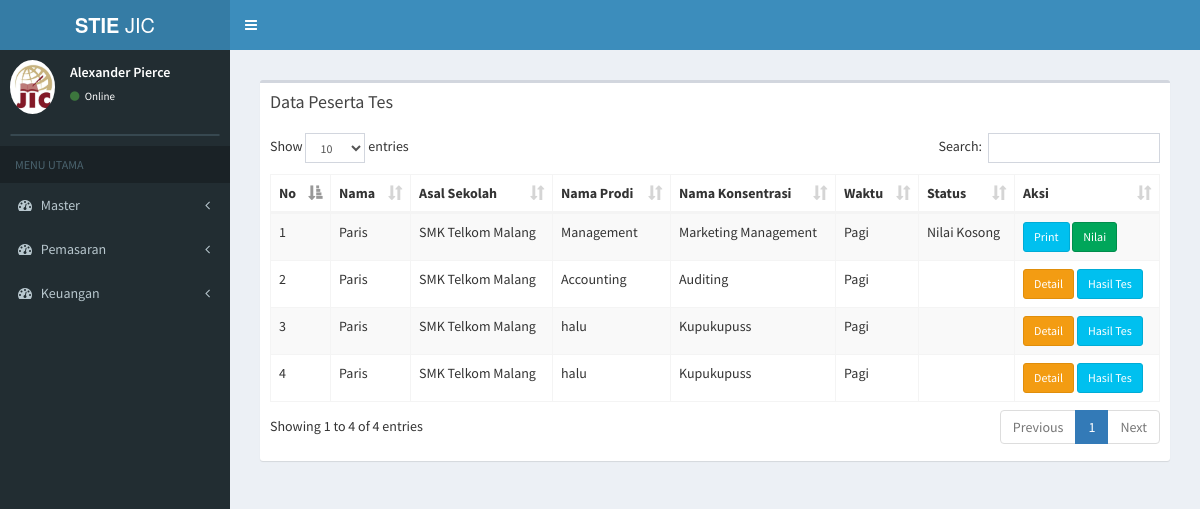
The page /index.php/daftar_ulang/data_du on the database as committed earlier.
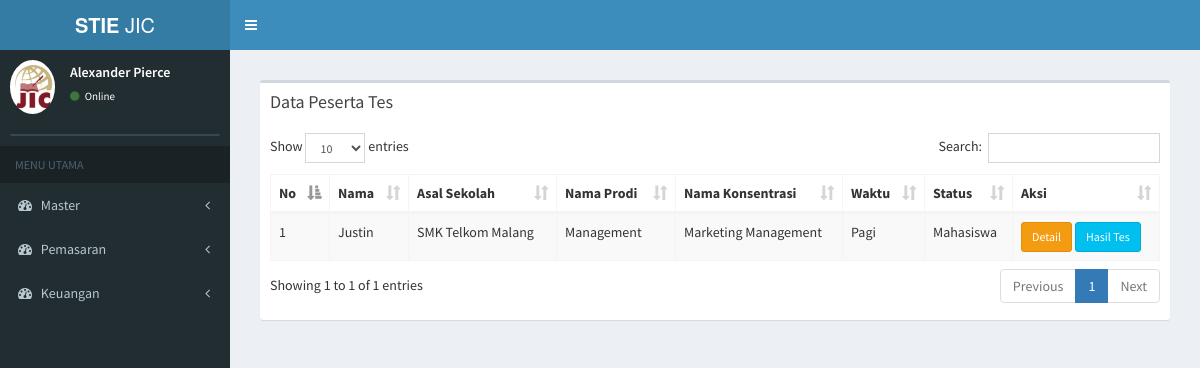
The same page on the database as committed later.
### tables this page shows
CREATE TABLE `tb_du` (
  `id_du` varchar(6) NOT NULL,
  `nama_du` varchar(100) NOT NULL,
  `jk_daftar_du` varchar(12) NOT NULL,
  `tpt_lahir_du` varchar(20) NOT NULL,
  `tgl_lahir_du` date NOT NULL,
  `alamat_du` text NOT NULL,
  `no_telp_du` varchar(15) NOT NULL,
  `no_telpm_du` varchar(30) NOT NULL,
  `email_du` varchar(50) NOT NULL,
  `agama_du` text NOT NULL,
  `nik_du` varchar(50) NOT NULL,
  `ibu_kandung_du` text NOT NULL,
  `id_sekolah2` varchar(5) NOT NULL,
  `id_prodi2` varchar(5) NOT NULL,
  `id_konsentrasi2` varchar(6) NOT NULL,
  `waktu` varchar(20) NOT NULL,
  `jurusan_du` varchar(20) NOT NULL,
  `tanggal_du` date NOT NULL,
  `kode_tes` varchar(15) NOT NULL,
  `nim` varchar(20) NOT NULL,
  `status_du` varchar(20) NOT NULL,
  `kode_pos_du` varchar(20) NOT NULL
);

CREATE TABLE `tb_sekolah` (
  `id_sekolah` varchar(6) NOT NULL,
  `nama_sekolah` varchar(30) NOT NULL,
  `alamat_sekolah` text NOT NULL,
  `jenis_sekolah` varchar(6) NOT NULL
);

CREATE TABLE `tb_prodi` (
  `id_prodi` varchar(6) NOT NULL,
  `nama_prodi` varchar(20) NOT NULL,
  `ketua_prodi` varchar(50) NOT NULL
);

CREATE TABLE `tb_konsentrasi` (
  `id_konsentrasi` varchar(6) NOT NULL,
  `nama_konsentrasi` varchar(20) NOT NULL,
  `id_prodi2` varchar(6) NOT NULL
);

### application/controllers/daftar_ulang.php (called while the page is built, shortened)
<?php
class daftar_ulang extends CI_Controller {
	public function __construct()
	{
		$this->load->model('daftar_ulang_model');
		$this->load->model('tamu_model');
	}
	public function data_du()
	{
			$data['du'] = $this->daftar_ulang_model->data_du();
			$data['main_view'] = 'Daftar/data_daftarulang_view';
			$this->load->view('template', $data);
	}
}

### index.php (called while the page is built, shortened)
<?php
require_once BASEPATH.'core/CodeIgniter.php';

### application/models/daftar_ulang_model.php (called while the page is built, shortened)
<?php
class Daftar_ulang_model extends CI_Model {
    public function data_du(){
      return $this->db->join('tb_prodi','tb_prodi.id_prodi=tb_du.id_prodi2')
              ->join('tb_sekolah','tb_sekolah.id_sekolah=tb_du.id_sekolah2')
              ->join('tb_konsentrasi','tb_konsentrasi.id_konsentrasi=tb_du.id_konsentrasi2')
              ->where('waktu','Pagi')
              ->get('tb_du')
              ->result();
  }
}

### application/views/Daftar/data_daftarulang_view.php (the view, shortened to what this page needs)
<section class="content">
      <div class="row">
        <div class="col-xs-12">
          <div class="box">
            <div class="box-header">
              <h3 class="box-title">Data Peserta Tes</h3>
            </div>
            <div class="box-body">
              <table id="example1" class="table table-bordered table-striped">
                <thead>
                <tr>
                  <th>No</th>
                  <th>Nama</th>
                  <th>Asal Sekolah</th>
                  <th>Nama Prodi</th>
                  <th>Nama Konsentrasi</th>
                  <th>Waktu</th>
                  <th>Status</th>
                  <th>Aksi</th>
                </tr>
                </thead>
                <tbody>
                <?php
                $no = 0;
                foreach ($du as $data) {
                  if ($data->waktu == 'Pagi') {
                    if ($data->status_du == 'Nilai Kosong') {
                       echo '
                <tr>
                  <td>'.++$no.'</td>
                  <td>'.$data->nama_du.'
                  </td>
                  <td>'.$data->nama_sekolah.'</td>
                  <td>'.$data->nama_prodi.'</td>
                  <td>'.$data->nama_konsentrasi.'</td>
                  <td>'.$data->waktu.'</td>
                  <td>'.$data->status_du.'</td>
                  <td>
                     <a href="'.base_url('daftar_ulang/print_ljk/'.$data->id_du).'" class="btn btn-info btn-sm" >Print</a>
                     <a href="'.base_url('hasil_tes/page_input_nilai/'.$data->id_du).'" class="btn btn-success  btn-sm" >Nilai</a>
                  </td>
                </tr>
                ';
                  } else {
                      echo '
                <tr>
                  <td>'.++$no.'</td>
                  <td>'.$data->nama_du.'
                  </td>
                  <td>'.$data->nama_sekolah.'</td>
                  <td>'.$data->nama_prodi.'</td>
                  <td>'.$data->nama_konsentrasi.'</td>
                  <td>'.$data->waktu.'</td>
                  <td>'.$data->status_du.'</td>
                  <td>
                    <a href="'.base_url('daftar_ulang/detail_nilai/'.$data->id_du).'" class="btn btn-warning btn-sm" >Detail</a>
                     <a href="'.base_url('hasil_tes/print_hasil_tes/'.$data->id_du).'" class="btn btn-info btn-sm" >Hasil Tes</a>
                  </td>
                </tr>
                ';
                }
               }
                }
              ?>
                </tbody>
              </table>
            </div>
          </div>
        </div>
      </div>
    </section>

Rows that differ between the two databases and show on the page:
removed tb_du: nama_du "Paris", tb_sekolah.nama_sekolah "SMK Telkom Malang", tb_prodi.nama_prodi "Management", tb_konsentrasi.nama_konsentrasi "Marketing Management", waktu "Pagi", status_du "Nilai Kosong"
removed tb_du: nama_du "Paris", tb_sekolah.nama_sekolah "SMK Telkom Malang", tb_prodi.nama_prodi "Accounting", tb_konsentrasi.nama_konsentrasi "Auditing", waktu "Pagi"
removed tb_du: nama_du "Paris", tb_sekolah.nama_sekolah "SMK Telkom Malang", tb_prodi.nama_prodi "halu", tb_konsentrasi.nama_konsentrasi "Kupukupuss", waktu "Pagi"
removed tb_du: nama_du "Paris", tb_sekolah.nama_sekolah "SMK Telkom Malang", tb_prodi.nama_prodi "halu", tb_konsentrasi.nama_konsentrasi "Kupukupuss", waktu "Pagi"
added tb_du: nama_du "Justin", tb_sekolah.nama_sekolah "SMK Telkom Malang", tb_prodi.nama_prodi "Management", tb_konsentrasi.nama_konsentrasi "Marketing Management", waktu "Pagi", status_du "Mahasiswa"
Other text that changed with them:
text written by a page script: "Show entries Search: Showing 1 to 4 of 4 entries Previous 1 Next" → "Show entries Search: Showing 1 to 1 of 1 entries Previous 1 Next"
